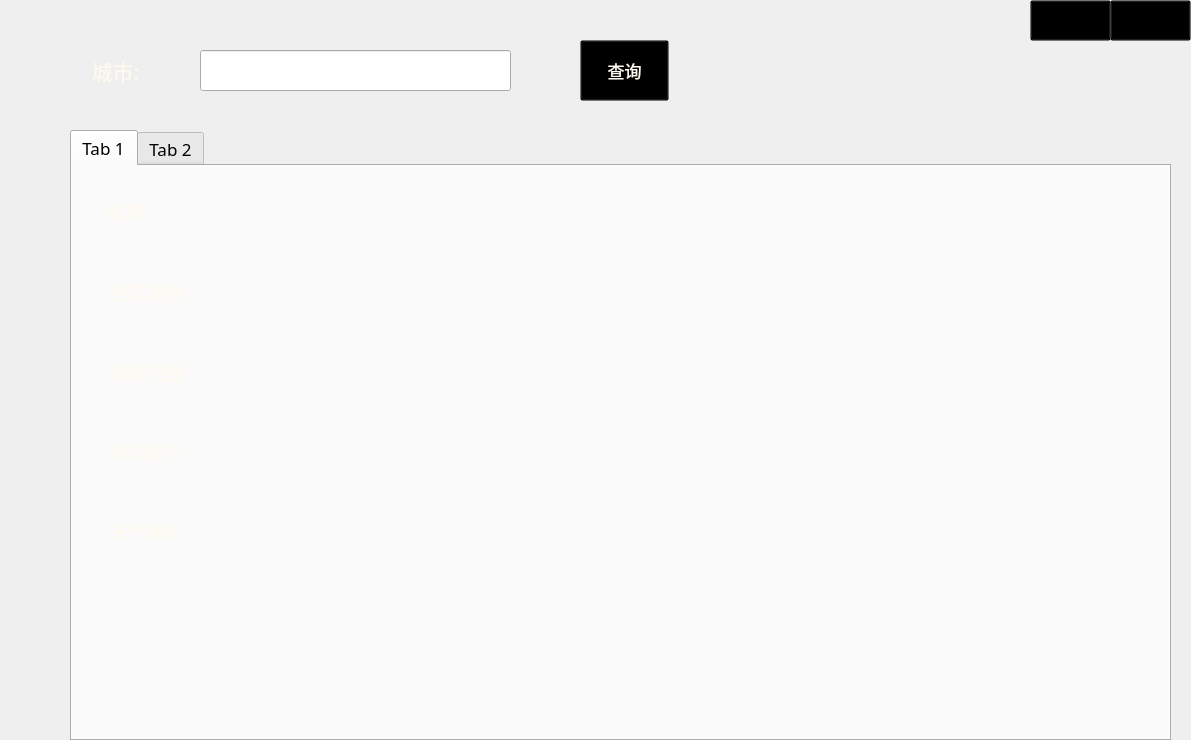
<?xml version="1.0" encoding="UTF-8"?>
<ui version="4.0">
 <class>WeatherWidget</class>
 <widget class="QWidget" name="WeatherWidget">
  <property name="geometry">
   <rect>
    <x>0</x>
    <y>0</y>
    <width>1191</width>
    <height>740</height>
   </rect>
  </property>
  <property name="minimumSize">
   <size>
    <width>1191</width>
    <height>740</height>
   </size>
  </property>
  <property name="maximumSize">
   <size>
    <width>1191</width>
    <height>740</height>
   </size>
  </property>
  <property name="windowTitle">
   <string>WeatherWidget</string>
  </property>
  <widget class="QLabel" name="label">
   <property name="geometry">
    <rect>
     <x>0</x>
     <y>0</y>
     <width>1191</width>
     <height>740</height>
    </rect>
   </property>
   <property name="text">
    <string/>
   </property>
  </widget>
  <widget class="QPushButton" name="pushButtonMini">
   <property name="geometry">
    <rect>
     <x>1030</x>
     <y>0</y>
     <width>81</width>
     <height>41</height>
    </rect>
   </property>
   <property name="styleSheet">
    <string notr="true">background-color:transparent</string>
   </property>
   <property name="text">
    <string/>
   </property>
  </widget>
  <widget class="QLabel" name="labelCityName">
   <property name="geometry">
    <rect>
     <x>50</x>
     <y>50</y>
     <width>131</width>
     <height>41</height>
    </rect>
   </property>
   <property name="font">
    <font>
     <family>微软雅黑</family>
     <pointsize>16</pointsize>
    </font>
   </property>
   <property name="styleSheet">
    <string notr="true">color:#FFFAF0</string>
   </property>
   <property name="text">
    <string>城市:</string>
   </property>
   <property name="alignment">
    <set>Qt::AlignCenter</set>
   </property>
  </widget>
  <widget class="QPushButton" name="pushButtonDestroy">
   <property name="geometry">
    <rect>
     <x>1110</x>
     <y>0</y>
     <width>81</width>
     <height>41</height>
    </rect>
   </property>
   <property name="styleSheet">
    <string notr="true">background-color:transparent</string>
   </property>
   <property name="text">
    <string/>
   </property>
  </widget>
  <widget class="QLineEdit" name="lineEditCityName">
   <property name="geometry">
    <rect>
     <x>200</x>
     <y>50</y>
     <width>311</width>
     <height>41</height>
    </rect>
   </property>
   <property name="font">
    <font>
     <family>微软雅黑</family>
     <pointsize>16</pointsize>
    </font>
   </property>
   <property name="styleSheet">
    <string notr="true"/>
   </property>
   <property name="text">
    <string/>
   </property>
   <property name="alignment">
    <set>Qt::AlignCenter</set>
   </property>
  </widget>
  <widget class="QTabWidget" name="tabWidget">
   <property name="geometry">
    <rect>
     <x>70</x>
     <y>130</y>
     <width>1101</width>
     <height>611</height>
    </rect>
   </property>
   <property name="font">
    <font>
     <family>微软雅黑</family>
     <pointsize>13</pointsize>
    </font>
   </property>
   <property name="cursor">
    <cursorShape>ArrowCursor</cursorShape>
   </property>
   <property name="styleSheet">
    <string notr="true">QTabBar::tab{ min-height: 60px; min-width:90px;};
background-color:transparent;
border:none;</string>
   </property>
   <property name="currentIndex">
    <number>0</number>
   </property>
   <widget class="QWidget" name="tab">
    <property name="font">
     <font>
      <family>微软雅黑</family>
      <pointsize>13</pointsize>
     </font>
    </property>
    <property name="styleSheet">
     <string notr="true">background-color:transparent;
border:none;</string>
    </property>
    <attribute name="title">
     <string>Tab 1</string>
    </attribute>
    <widget class="QLabel" name="label_2">
     <property name="geometry">
      <rect>
       <x>11</x>
       <y>20</y>
       <width>91</width>
       <height>51</height>
      </rect>
     </property>
     <property name="font">
      <font>
       <family>微软雅黑</family>
       <pointsize>14</pointsize>
      </font>
     </property>
     <property name="styleSheet">
      <string notr="true">color:#FFFAF0</string>
     </property>
     <property name="text">
      <string>城市:</string>
     </property>
     <property name="alignment">
      <set>Qt::AlignCenter</set>
     </property>
    </widget>
    <widget class="QLineEdit" name="lineEditCity">
     <property name="geometry">
      <rect>
       <x>260</x>
       <y>20</y>
       <width>141</width>
       <height>51</height>
      </rect>
     </property>
     <property name="font">
      <font>
       <family>微软雅黑</family>
       <pointsize>13</pointsize>
      </font>
     </property>
     <property name="styleSheet">
      <string notr="true">background-color:transparent;
border:none;
color:#FFFAF0</string>
     </property>
     <property name="readOnly">
      <bool>true</bool>
     </property>
    </widget>
    <widget class="QLineEdit" name="lineEditTime">
     <property name="geometry">
      <rect>
       <x>430</x>
       <y>20</y>
       <width>131</width>
       <height>51</height>
      </rect>
     </property>
     <property name="font">
      <font>
       <family>微软雅黑</family>
       <pointsize>13</pointsize>
      </font>
     </property>
     <property name="styleSheet">
      <string notr="true">background-color:transparent;
border:none;
color:#FFFAF0
</string>
     </property>
     <property name="readOnly">
      <bool>true</bool>
     </property>
    </widget>
    <widget class="QLabel" name="label_3">
     <property name="geometry">
      <rect>
       <x>17</x>
       <y>100</y>
       <width>121</width>
       <height>51</height>
      </rect>
     </property>
     <property name="font">
      <font>
       <family>微软雅黑</family>
       <pointsize>14</pointsize>
      </font>
     </property>
     <property name="styleSheet">
      <string notr="true">color:#FFFAF0</string>
     </property>
     <property name="text">
      <string>当前温度:</string>
     </property>
     <property name="alignment">
      <set>Qt::AlignCenter</set>
     </property>
    </widget>
    <widget class="QLineEdit" name="lineEditTemp">
     <property name="geometry">
      <rect>
       <x>260</x>
       <y>100</y>
       <width>301</width>
       <height>51</height>
      </rect>
     </property>
     <property name="font">
      <font>
       <family>微软雅黑</family>
       <pointsize>13</pointsize>
      </font>
     </property>
     <property name="styleSheet">
      <string notr="true">background-color:transparent;
border:none;
color:#FFFAF0</string>
     </property>
     <property name="readOnly">
      <bool>true</bool>
     </property>
    </widget>
    <widget class="QLabel" name="label_4">
     <property name="geometry">
      <rect>
       <x>14</x>
       <y>180</y>
       <width>141</width>
       <height>51</height>
      </rect>
     </property>
     <property name="font">
      <font>
       <family>微软雅黑</family>
       <pointsize>14</pointsize>
      </font>
     </property>
     <property name="styleSheet">
      <string notr="true">color:#FFFAF0</string>
     </property>
     <property name="text">
      <string>温度范围：</string>
     </property>
     <property name="alignment">
      <set>Qt::AlignCenter</set>
     </property>
    </widget>
    <widget class="QLineEdit" name="lineEditTempMax">
     <property name="geometry">
      <rect>
       <x>260</x>
       <y>180</y>
       <width>301</width>
       <height>51</height>
      </rect>
     </property>
     <property name="font">
      <font>
       <family>微软雅黑</family>
       <pointsize>13</pointsize>
      </font>
     </property>
     <property name="styleSheet">
      <string notr="true">background-color:transparent;
border:none;
color:#FFFAF0</string>
     </property>
     <property name="readOnly">
      <bool>true</bool>
     </property>
    </widget>
    <widget class="QLabel" name="label_5">
     <property name="geometry">
      <rect>
       <x>14</x>
       <y>260</y>
       <width>141</width>
       <height>51</height>
      </rect>
     </property>
     <property name="font">
      <font>
       <family>微软雅黑</family>
       <pointsize>14</pointsize>
      </font>
     </property>
     <property name="styleSheet">
      <string notr="true">color:#FFFAF0</string>
     </property>
     <property name="text">
      <string>风向风力：</string>
     </property>
     <property name="alignment">
      <set>Qt::AlignCenter</set>
     </property>
    </widget>
    <widget class="QLineEdit" name="lineEditWin">
     <property name="geometry">
      <rect>
       <x>260</x>
       <y>260</y>
       <width>301</width>
       <height>51</height>
      </rect>
     </property>
     <property name="font">
      <font>
       <family>微软雅黑</family>
       <pointsize>13</pointsize>
      </font>
     </property>
     <property name="styleSheet">
      <string notr="true">background-color:transparent;
border:none;
color:#FFFAF0</string>
     </property>
     <property name="readOnly">
      <bool>true</bool>
     </property>
    </widget>
    <widget class="QLabel" name="label_6">
     <property name="geometry">
      <rect>
       <x>10</x>
       <y>340</y>
       <width>131</width>
       <height>51</height>
      </rect>
     </property>
     <property name="font">
      <font>
       <family>微软雅黑</family>
       <pointsize>13</pointsize>
      </font>
     </property>
     <property name="styleSheet">
      <string notr="true">color:#FFFAF0</string>
     </property>
     <property name="text">
      <string>天气类型:</string>
     </property>
     <property name="alignment">
      <set>Qt::AlignCenter</set>
     </property>
    </widget>
    <widget class="QLineEdit" name="lineEditWeatherType">
     <property name="geometry">
      <rect>
       <x>260</x>
       <y>340</y>
       <width>301</width>
       <height>51</height>
      </rect>
     </property>
     <property name="font">
      <font>
       <family>微软雅黑</family>
       <pointsize>13</pointsize>
      </font>
     </property>
     <property name="styleSheet">
      <string notr="true">background-color:transparent;
border:none;
color:#FFFAF0</string>
     </property>
     <property name="readOnly">
      <bool>true</bool>
     </property>
    </widget>
    <widget class="QTextBrowser" name="textBrowser">
     <property name="geometry">
      <rect>
       <x>20</x>
       <y>440</y>
       <width>541</width>
       <height>81</height>
      </rect>
     </property>
     <property name="font">
      <font>
       <family>微软雅黑</family>
       <pointsize>13</pointsize>
      </font>
     </property>
     <property name="styleSheet">
      <string notr="true">background-color:transparent;
border:none;
color:#FFFAF0</string>
     </property>
    </widget>
    <widget class="QLabel" name="label_7">
     <property name="geometry">
      <rect>
       <x>640</x>
       <y>30</y>
       <width>401</width>
       <height>481</height>
      </rect>
     </property>
     <property name="text">
      <string/>
     </property>
    </widget>
   </widget>
   <widget class="QWidget" name="tab_2">
    <property name="font">
     <font>
      <family>微软雅黑</family>
      <pointsize>13</pointsize>
     </font>
    </property>
    <property name="styleSheet">
     <string notr="true">background-color:transparent;
border:none;</string>
    </property>
    <attribute name="title">
     <string>Tab 2</string>
    </attribute>
    <widget class="QTableWidget" name="tableWidget">
     <property name="geometry">
      <rect>
       <x>0</x>
       <y>0</y>
       <width>1101</width>
       <height>551</height>
      </rect>
     </property>
     <property name="font">
      <font>
       <family>微软雅黑</family>
       <pointsize>13</pointsize>
      </font>
     </property>
     <property name="styleSheet">
      <string notr="true">background-color:transparent;
border:none;
color:#FFFAF0</string>
     </property>
     <column>
      <property name="text">
       <string>日期</string>
      </property>
      <property name="font">
       <font>
        <family>微软雅黑</family>
        <pointsize>13</pointsize>
       </font>
      </property>
      <property name="textAlignment">
       <set>AlignLeading|AlignVCenter</set>
      </property>
     </column>
     <column>
      <property name="text">
       <string>天气</string>
      </property>
      <property name="font">
       <font>
        <pointsize>13</pointsize>
        <weight>50</weight>
        <bold>false</bold>
       </font>
      </property>
      <property name="textAlignment">
       <set>AlignLeading|AlignVCenter</set>
      </property>
     </column>
     <column>
      <property name="text">
       <string>温度范围</string>
      </property>
      <property name="font">
       <font>
        <pointsize>13</pointsize>
       </font>
      </property>
      <property name="textAlignment">
       <set>AlignLeading|AlignVCenter</set>
      </property>
     </column>
     <column>
      <property name="text">
       <string>风向风力</string>
      </property>
      <property name="font">
       <font>
        <pointsize>13</pointsize>
        <kerning>true</kerning>
       </font>
      </property>
      <property name="textAlignment">
       <set>AlignLeading|AlignVCenter</set>
      </property>
     </column>
    </widget>
   </widget>
  </widget>
  <widget class="QPushButton" name="pushButtonQuery">
   <property name="geometry">
    <rect>
     <x>580</x>
     <y>40</y>
     <width>89</width>
     <height>61</height>
    </rect>
   </property>
   <property name="font">
    <font>
     <family>微软雅黑</family>
     <pointsize>13</pointsize>
    </font>
   </property>
   <property name="cursor">
    <cursorShape>PointingHandCursor</cursorShape>
   </property>
   <property name="styleSheet">
    <string notr="true">background-color:transparent;
color:#FFFAF0
</string>
   </property>
   <property name="text">
    <string>查询</string>
   </property>
  </widget>
 </widget>
 <resources/>
 <connections/>
</ui>
